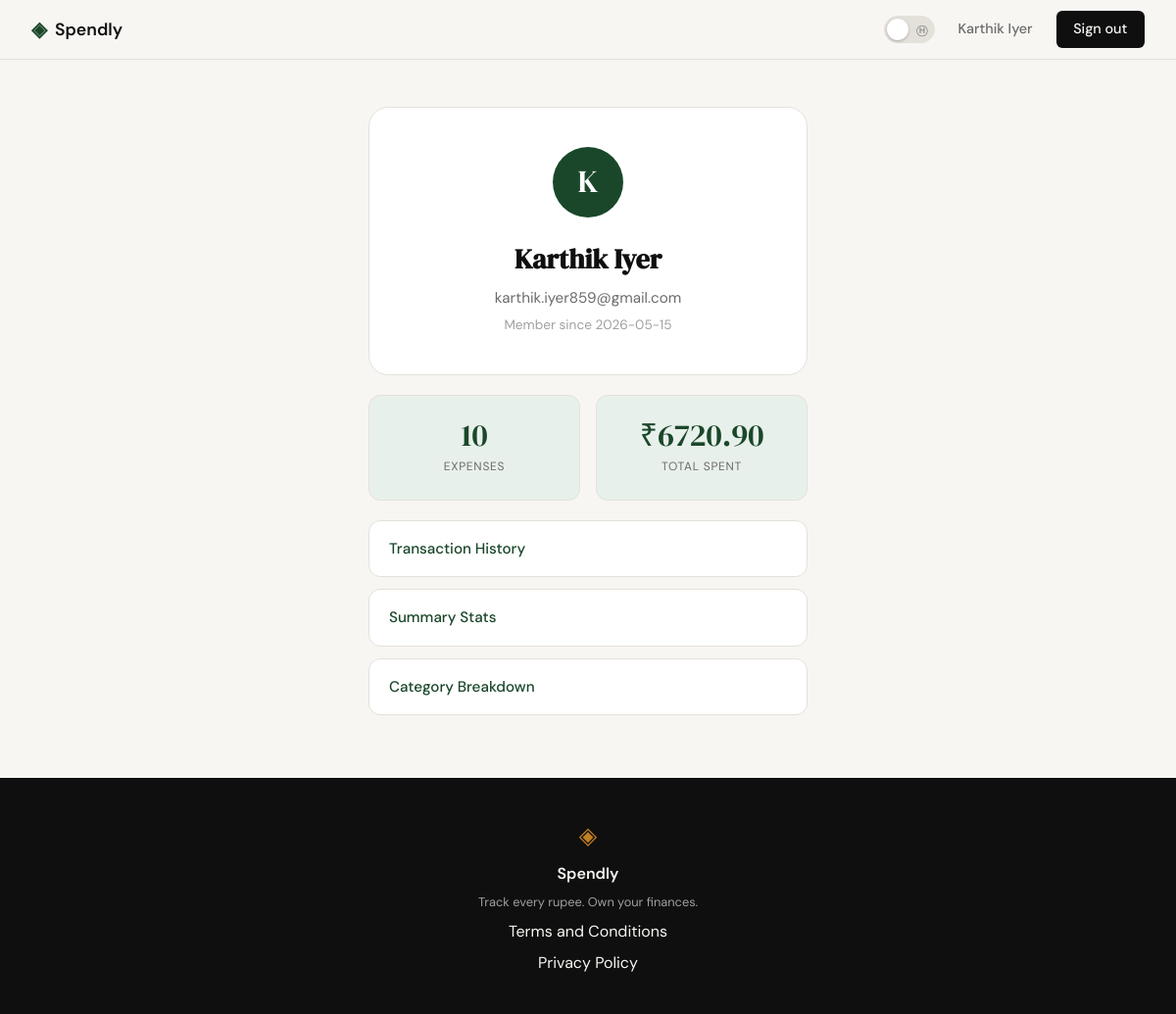
Screenshot of /profile (signed in) with the database file from the repository.
### tables this page shows
CREATE TABLE users (
            id         INTEGER PRIMARY KEY AUTOINCREMENT,
            name       TEXT    NOT NULL,
            email      TEXT    NOT NULL UNIQUE,
            password   TEXT    NOT NULL,
            created_at TIMESTAMP DEFAULT CURRENT_TIMESTAMP,
            updated_at TIMESTAMP DEFAULT CURRENT_TIMESTAMP
        );

### app.py (the view)
@app.route("/profile")
@login_required
def profile():
    conn = get_db()
    try:
        user = conn.execute(
            "SELECT id, name, email, created_at FROM users WHERE id = ?",
            (session["user_id"],)
        ).fetchone()
        stats = conn.execute(
            "SELECT COUNT(*) AS count, COALESCE(SUM(amount), 0) AS total FROM expenses WHERE user_id = ?",
            (session["user_id"],)
        ).fetchone()
    finally:
        conn.close()
    return render_template("profile.html", user=user, stats=stats)

### app.py (called while the page is built)
def login_required(f):
    @wraps(f)
    def decorated(*args, **kwargs):
        if "user_id" not in session:
            flash("Please sign in to continue.", "error")
            return redirect(url_for("login"))
        return f(*args, **kwargs)
    return decorated

### database/db.py (called while the page is built)
def get_db():
    conn = sqlite3.connect(DATABASE)
    conn.row_factory = sqlite3.Row
    conn.execute("PRAGMA foreign_keys = ON")
    return conn

### templates/profile.html (shortened to what this page needs)
{% extends "base.html" %}
{% block head %}
<link rel="stylesheet" href="{{ url_for('static', filename='css/profile.css') }}">
{% endblock %}
{% block content %}
<div class="profile-container">
  <div class="profile-card">
    <div class="profile-avatar">{{ user['name'][0].upper() }}</div>
    <h1 class="profile-name">{{ user['name'] }}</h1>
    <p class="profile-email">{{ user['email'] }}</p>
    <p class="profile-since">Member since {{ user['created_at'][:10] }}</p>
  </div>
  <div class="stats-grid">
    <div class="stat-card">
      <span class="stat-value">{{ stats['count'] }}</span>
      <span class="stat-label">Expenses</span>
    </div>
    <div class="stat-card">
      <span class="stat-value">&#8377;{{ "%.2f"|format(stats['total']) }}</span>
      <span class="stat-label">Total Spent</span>
    </div>
  </div>
  <div class="profile-nav">
    <a href="{{ url_for('transaction_history') }}" class="profile-nav-link">Transaction History</a>
    <a href="{{ url_for('summary_stats') }}" class="profile-nav-link">Summary Stats</a>
    <a href="{{ url_for('category_breakdown') }}" class="profile-nav-link">Category Breakdown</a>
  </div>
</div>
{% endblock %}

### templates/base.html (shortened to what this page needs)
<!DOCTYPE html>
<html lang="en">
<head>
    <link rel="stylesheet" href="{{ url_for('static', filename='css/style.css') }}">
    {% block head %}{% endblock %}
</head>
<body>
    <nav class="navbar">
        <div class="nav-inner">
            <a href="{{ url_for('landing') }}" class="nav-brand">
                <span class="brand-icon">◈</span>
                <span class="brand-name">Spendly</span>
            </a>
            <div class="nav-links">
                <button class="theme-toggle" id="themeToggle" aria-label="Switch to dark mode">
                    <span class="toggle-track">
                        <span class="toggle-icon toggle-moon">&#9405;</span>
                        <span class="toggle-knob"></span>
                    </span>
                </button>
                {% if session.get('user_id') %}
                    <a href="{{ url_for('profile') }}">{{ session['user_name'] }}</a>
                    <a href="{{ url_for('logout') }}" class="nav-cta">Sign out</a>
                {% else %}
                    <a href="{{ url_for('login') }}">Sign in</a>
                    <a href="{{ url_for('register') }}" class="nav-cta">Get started</a>
                {% endif %}
            </div>
        </div>
    </nav>
    <main class="main-content">
        {% block content %}{% endblock %}
    </main>
    <footer class="footer">
        <div class="footer-inner">
            <span class="brand-icon">◈</span>
            <span class="footer-name">Spendly</span>
            <p class="footer-copy">Track every rupee. Own your finances.</p>
            <a href="{{ url_for('terms') }}">Terms and Conditions</a>
            <a href="{{ url_for('privacy') }}">Privacy Policy</a>
        </div>
    </footer>
</body>
</html>

### static/css/style.css (style rules this page uses)
:root { --ink: #0f0f0f; --ink-soft: #2d2d2d; --ink-muted: #6b6b6b; --ink-faint: #a0a0a0; --paper: #f7f6f3; --paper-warm: #f0ede6; --paper-card: #ffffff; --accent: #1a472a; --accent-light: #e8f0eb; --accent-2: #c17f24; --accent-2-light: #fdf3e3; --danger: #c0392b; --danger-light: #fdecea; --border: #e4e1da; --border-soft: #eeebe4; --font-display: 'DM Serif Display', Georgia, serif; --font-body: 'DM Sans', system-ui, sans-serif; --max-width: 1200px; --auth-width: 440px; --radius-sm: 6px; --radius-md: 12px; --radius-lg: 20px; }
*, *::before, *::after { box-sizing: border-box; margin: 0; padding: 0; }
html { font-size: 16px; scroll-behavior: smooth; }
body { background: var(--paper); color: var(--ink); font-family: var(--font-body); font-size: 1rem; line-height: 1.6; -webkit-font-smoothing: antialiased; }
a { color: inherit; text-decoration: none; }
.navbar { position: sticky; top: 0; z-index: 100; background: var(--paper); border-bottom: 1px solid var(--border); padding: 0 2rem; }
.nav-inner { max-width: var(--max-width); margin: 0 auto; height: 60px; display: flex; align-items: center; justify-content: space-between; }
.nav-brand { display: flex; align-items: center; gap: 0.5rem; font-family: var(--font-body); font-weight: 600; font-size: 1.1rem; color: var(--ink); }
.brand-icon { color: var(--accent); font-size: 1.3rem; }
.brand-name { color: var(--ink); }
.nav-links { display: flex; align-items: center; gap: 1.5rem; font-size: 0.9rem; font-weight: 500; }
.nav-links a { color: var(--ink-muted); transition: color 0.2s; }
.nav-cta { background: var(--ink) !important; color: var(--paper) !important; padding: 0.45rem 1.1rem; border-radius: var(--radius-sm); transition: background 0.2s !important; }
.theme-toggle { background: none; border: none; cursor: pointer; padding: 0; display: flex; align-items: center; }
.toggle-track { position: relative; width: 52px; height: 28px; background: var(--border); border-radius: 999px; border: 1px solid var(--border); transition: background 0.25s, border-color 0.25s; }
.toggle-icon { position: absolute; font-size: 0.7rem; top: 50%; transform: translateY(-50%); transition: opacity 0.2s; user-select: none; pointer-events: none; }
.toggle-moon { right: 6px; color: var(--ink-muted); opacity: 1; }
.toggle-knob { position: absolute; width: 22px; height: 22px; background: var(--paper-card); border-radius: 50%; left: 2px; top: 50%; transform: translateY(-50%); transition: left 0.25s cubic-bezier(0.4, 0, 0.2, 1), background 0.25s; box-shadow: 0 1px 3px rgba(0,0,0,0.25); }
.main-content { min-height: calc(100vh - 60px - 100px); }
.footer { background: var(--ink); color: var(--paper); padding: 2.5rem 2rem; text-align: center; }
.footer-inner { display: flex; flex-direction: column; align-items: center; gap: 0.4rem; }
.footer .brand-icon { color: var(--accent-2); font-size: 1.5rem; }
.footer-name { font-weight: 600; font-size: 1rem; }
.footer-copy { font-size: 0.8rem; color: var(--ink-faint); }

### rows the page displays
users: user_name "Karthik Iyer", name "K", name "Karthik Iyer", email "karthik.iyer859@gmail.com", created_at "2026-05-15"

### other values shown
{{ stats['count'] }} "10"
{{ "%.2f"|format(stats['total']) }} "6720.90"
